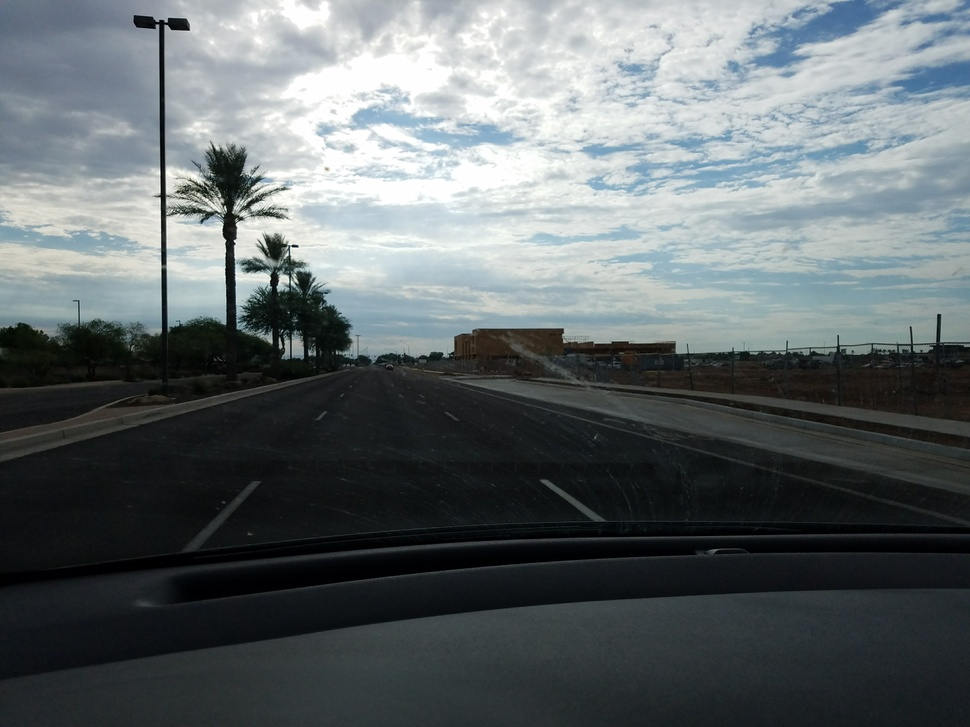
#> input picture test_images/selfShotPhoto1.jpg, 970 x 727 px, shrunk from 4032 x 3024 before the run; its folder holds only this picture in this run
$ jupyter execute --allow-errors P1.ipynb   (shell and % lines are left out)
#> lines starting #> are read from the running program, lines starting #| are printed output that depends on the picture; after the words box and inside, x2 and y2 are one past the last pixel; in counts of white or black regions, pixels touching at a corner belong together
#> further down, image is the input picture: shape (727, 970, 3); mean R, G, B 97.1, 104.4, 106.8
# Self-Driving Car Engineer Nanodegree

## Project: **Finding Lane Lines on the Road**
***
In this project, you will use the tools you learned about in the lesson to identify lane lines on the road.  You can develop your pipeline on a series of individual images, and later apply the result to a video stream (really just a series of images). Check out the video clip "raw-lines-example.mp4" (also contained in this repository) to see what the output should look like after using the helper functions below.

Once you have a result that looks roughly like "raw-lines-example.mp4", you'll need to get creative and try to average and/or extrapolate the line segments you've detected to map out the full extent of the lane lines.  You can see an example of the result you're going for in the video "P1_example.mp4".  Ultimately, you would like to draw just one line for the left side of the lane, and one for the right.

In addition to implementing code, there is a brief writeup to complete. The writeup should be completed in a separate file, which can be either a markdown file or a pdf document. There is a [write up template](https://github.com/udacity/CarND-LaneLines-P1/blob/master/writeup_template.md) that can be used to guide the writing process. Completing both the code in the Ipython notebook and the writeup template will cover all of the [rubric points](https://review.udacity.com/#!/rubrics/322/view) for this project.

---
Let's have a look at our first image called 'test_images/solidWhiteRight.jpg'.  Run the 2 cells below (hit Shift-Enter or the "play" button above) to display the image.

**Note: If, at any point, you encounter frozen display windows or other confounding issues, you can always start again with a clean slate by going to the "Kernel" menu above and selecting "Restart & Clear Output".**

---

**The tools you have are color selection, region of interest selection, grayscaling, Gaussian smoothing, Canny Edge Detection and Hough Tranform line detection.  You  are also free to explore and try other techniques that were not presented in the lesson.  Your goal is piece together a pipeline to detect the line segments in the image, then average/extrapolate them and draw them onto the image for display (as below).  Once you have a working pipeline, try it out on the video stream below.**

---

<figure>

 <figcaption>
 <p></p>
 <p style="text-align: center;"> Your output should look something like this (above) after detecting line segments using the helper functions below </p>
 </figcaption>
</figure>
 <p></p>
<figure>

 <figcaption>
 <p></p>
 <p style="text-align: center;"> Your goal is to connect/average/extrapolate line segments to get output like this</p>
 </figcaption>
</figure>

**Run the cell below to import some packages.  If you get an `import error` for a package you've already installed, try changing your kernel (select the Kernel menu above --> Change Kernel).  Still have problems?  Try relaunching Jupyter Notebook from the terminal prompt.  Also, see [this forum post](https://carnd-forums.udacity.com/cq/viewquestion.action?spaceKey=CAR&id=29496372&questionTitle=finding-lanes---import-cv2-fails-even-though-python-in-the-terminal-window-has-no-problem-with-import-cv2) for more troubleshooting tips.**

## Import Packages

[cell 1]
#importing some useful packages
import matplotlib.pyplot as plt
import matplotlib.image as mpimg
import numpy as np
import cv2

## Read in an Image

#> (a cell that did not finish here is left out)

## Ideas for Lane Detection Pipeline

**Some OpenCV functions (beyond those introduced in the lesson) that might be useful for this project are:**

`cv2.inRange()` for color selection
`cv2.fillPoly()` for regions selection
`cv2.line()` to draw lines on an image given endpoints
`cv2.addWeighted()` to coadd / overlay two images
`cv2.cvtColor()` to grayscale or change color
`cv2.imwrite()` to output images to file
`cv2.bitwise_and()` to apply a mask to an image

**Check out the OpenCV documentation to learn about these and discover even more awesome functionality!**

## Helper Functions

Below are some helper functions to help get you started. They should look familiar from the lesson!

[cell 3]
import math

def grayscale(img):
    """Applies the Grayscale transform
    This will return an image with only one color channel
    but NOTE: to see the returned image as grayscale
    (assuming your grayscaled image is called 'gray')
    you should call plt.imshow(gray, cmap='gray')"""
    return cv2.cvtColor(img, cv2.COLOR_RGB2GRAY)
    #Or use BGR2GRAY if you read an image with cv2.imread()
    #return cv2.cvtColor(img, cv2.COLOR_BGR2GRAY)

def canny(img, low_threshold, high_threshold):
    """Applies the Canny transform"""
    return cv2.Canny(img, low_threshold, high_threshold)

def gaussian_blur(img, kernel_size):
    """Applies a Gaussian Noise kernel"""
    return cv2.GaussianBlur(img, (kernel_size, kernel_size), 0)

def region_of_interest(img, vertices):
    """
    Applies an image mask.

    Only keeps the region of the image defined by the polygon
    formed from `vertices`. The rest of the image is set to black.
    """
    # defining a blank mask to start with
    mask = np.zeros_like(img)

    # defining a 3 channel or 1 channel color to fill the mask with depending on the input image
    if len(img.shape) > 2:
        channel_count = img.shape[2]  # i.e. 3 or 4 depending on your image
        ignore_mask_color = (255,) * channel_count
    else:
        ignore_mask_color = 255

    # filling pixels inside the polygon defined by "vertices" with the fill color
    cv2.fillPoly(mask, vertices, ignore_mask_color)

    # returning the image only where mask pixels are nonzero
    masked_image = cv2.bitwise_and(img, mask)
    return masked_image


def draw_lines(img, lines, color=[255, 0, 0], thickness=2):
    """
    NOTE: this is the function you might want to use as a starting point once you want to
    average/extrapolate the line segments you detect to map out the full
    extent of the lane (going from the result shown in raw-lines-example.mp4
    to that shown in P1_example.mp4).

    Think about things like separating line segments by their
    slope ((y2-y1)/(x2-x1)) to decide which segments are part of the left
    line vs. the right line.  Then, you can average the position of each of
    the lines and extrapolate to the top and bottom of the lane.

    This function draws `lines` with `color` and `thickness`.
    Lines are drawn on the image inplace (mutates the image).
    If you want to make the lines semi-transparent, think about combining
    this function with the weighted_img() function below
    """

    # Find slopes of all lines
    slopes = []
    new_lines = []

    for line in lines:
        x1, y1, x2, y2 = line[0]
        slope = (y2 - y1) / (x2 - x1)
        slopes.append(slope)
        new_lines.append(line)

    lines = new_lines

    # Find right and left lines from lines


    right_lines = []
    left_lines = []

    for i, line in enumerate(lines):
        x1, y1, x2, y2 = line[0]
        img_x_center = img.shape[1] / 2  # x coordinate of center of image

        # Right line has slope > 0 & exists on right side of the image
        if slopes[i] > 0 and x1 > img_x_center and x2 > img_x_center:
            right_lines.append(line)
        # Left line has slope < 0 & exists on left side of the image
        elif slopes[i] < 0 and x1 < img_x_center and x2 < img_x_center:
            left_lines.append(line)

    # Run linear regression to find best fit line for right and left lane lines

    # Right lane lines
    right_lines_x = []
    right_lines_y = []

    for line in right_lines:
        x1, y1, x2, y2 = line[0]

        right_lines_x.append(x1)
        right_lines_x.append(x2)

        right_lines_y.append(y1)
        right_lines_y.append(y2)

    if len(right_lines_x) > 0:
        right_m, right_b = np.polyfit(right_lines_x, right_lines_y, 1)  # y = m*x + b
    else:
        right_m, right_b = 1, 1

    # Left lane lines
    left_lines_x = []
    left_lines_y = []

    for line in left_lines:
        x1, y1, x2, y2 = line[0]

        left_lines_x.append(x1)
        left_lines_x.append(x2)

        left_lines_y.append(y1)
        left_lines_y.append(y2)

    if len(left_lines_x) > 0:
        left_m, left_b = np.polyfit(left_lines_x, left_lines_y, 1)  # y = m*x + b
    else:
        left_m, left_b = 1, 1

    # Find 2 end points for right and left lines, used for drawing the line

    y1 = img.shape[0]
    y2 = 0.6 * img.shape[0]

    right_x1 = (y1 - right_b) / right_m
    right_x2 = (y2 - right_b) / right_m

    left_x1 = (y1 - left_b) / left_m
    left_x2 = (y2 - left_b) / left_m

    # Convert calculated end points from float to int
    y1 = int(y1)
    y2 = int(y2)
    right_x1 = int(right_x1)
    right_x2 = int(right_x2)
    left_x1 = int(left_x1)
    left_x2 = int(left_x2)

    # Draw the right and left lines on image
    cv2.line(img, (right_x1, y1), (right_x2, y2), color, thickness)
    cv2.line(img, (left_x1, y1), (left_x2, y2), color, thickness)


def hough_lines(img, rho, theta, threshold, min_line_len, max_line_gap):
    """
    `img` should be the output of a Canny transform.

    Returns an image with hough lines drawn.
    """
    lines = cv2.HoughLinesP(img, rho, theta, threshold, np.array([]), minLineLength=min_line_len, maxLineGap=max_line_gap)
    line_img = np.zeros((img.shape[0], img.shape[1], 3), dtype=np.uint8)
    draw_lines(line_img, lines, [255, 0, 0], thickness)
    return line_img

# Python 3 has support for cool math symbols.

# [13 lines left out: function weighted_img, not called in this run]

## Test Images

Build your pipeline to work on the images in the directory "test_images"
**You should make sure your pipeline works well on these images before you try the videos.**

[cell 4]
import os
os.listdir("test_images/")

## Build a Lane Finding Pipeline

Build the pipeline and run your solution on all test_images. Make copies into the `test_images_output` directory, and you can use the images in your writeup report.

Try tuning the various parameters, especially the low and high Canny thresholds as well as the Hough lines parameters.

[cell 5]
# Project 1: Build your pipeline that will draw lane lines on the test_images
# then save them to the test_images directory.

# Global variables

# Thickness for Hough lines detected on original image
thickness = 10

# Defining test directories
images_path = '/test_images/'
images_path = '/test_images/'

# Defining kernel size for Gaussian Smoothing
kernel_size = 5

# Canny edge thresholds
low_threshold = 65
high_threshold = 195

# Define the Hough transform parameters

rho = 1 # distance resolution in pixels of the Hough grid
theta = np.pi/180 # angular resolution in radians of the Hough grid
threshold = 20     # minimum number of votes (intersections in Hough grid cell)
min_line_length = 100 #minimum number of pixels making up a line
max_line_gap = 250    # maximum gap in pixels between connectable line segments

[cell 6]
# Building pipeline in the function (after finding out I could use this code for videos :-)
# It return the final output (image where lines are drawn on lanes)

def find_lanes_image(image):

    # Convert image to grayscale
    gray_image = grayscale(image)
#> in grayscale, `return cv2.cvtColor(img, cv2.COLOR_RGB2GRAY)`:
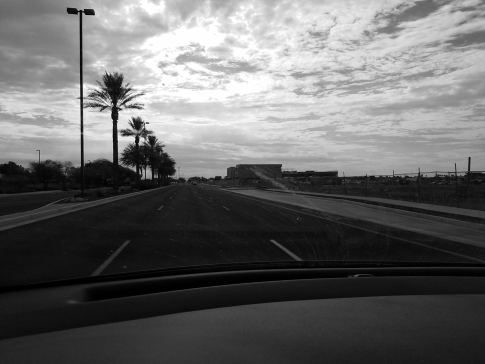
#> returned value: shape (727, 970) (shown at 1/2 size); min 0, max 255, mean 102.5

    # Applying Gaussian Smoothing
    blur_image = gaussian_blur(gray_image, kernel_size)

    # Applying canny edge on blurred gray image
    edge_image = canny(blur_image, low_threshold, high_threshold)
#> in canny, `return cv2.Canny(img, low_threshold, high_threshold)`:
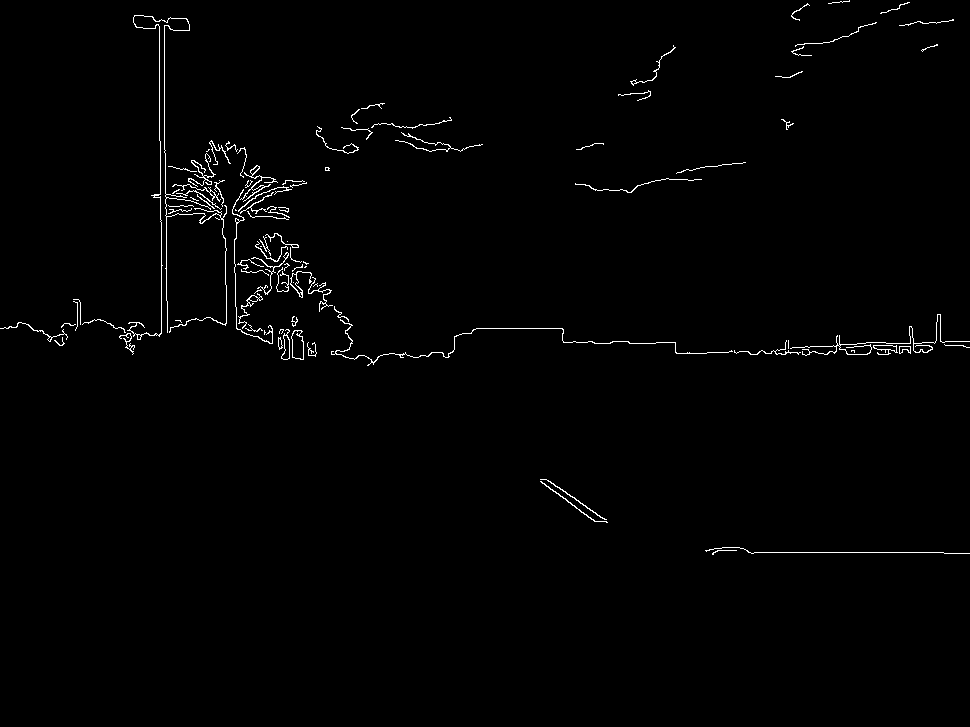
#> returned value: shape (727, 970); 1.1% white in thin lines or dots, all inside (x1, y1, x2, y2) = (0, 0, 970, 555)

    # Defining area of interest to focus only on lanes with fillPoly
    imshape = image.shape # Get the shape of the image to help create vertices

    vertices = np.array([[(0, imshape[0]),
                          (.45 * imshape[1], 0.6 * imshape[0]),
                          (.55 * imshape[1], 0.6 * imshape[0]),
                          (imshape[1], imshape[0])]],
                        dtype=np.int32) # Defining four points to draw polygon with

    masked_image = region_of_interest(edge_image, vertices)

    # Run Hough on edge detected image
    # Receving image with Hough lines
    line_image = hough_lines(masked_image, rho, theta, threshold, min_line_length, max_line_gap)

    # Preparing final image
    final_image = weighted_img(line_image, image)

    return final_image

[cell 7]
# Get directory with test images
image_dir = os.listdir(os.getcwd() + images_path)

# Follow pipeline for all the images
#> (the rest of this cell did not finish here and is left out)

#> in region_of_interest, `cv2.fillPoly(mask, vertices, ignore_mask_color)`:
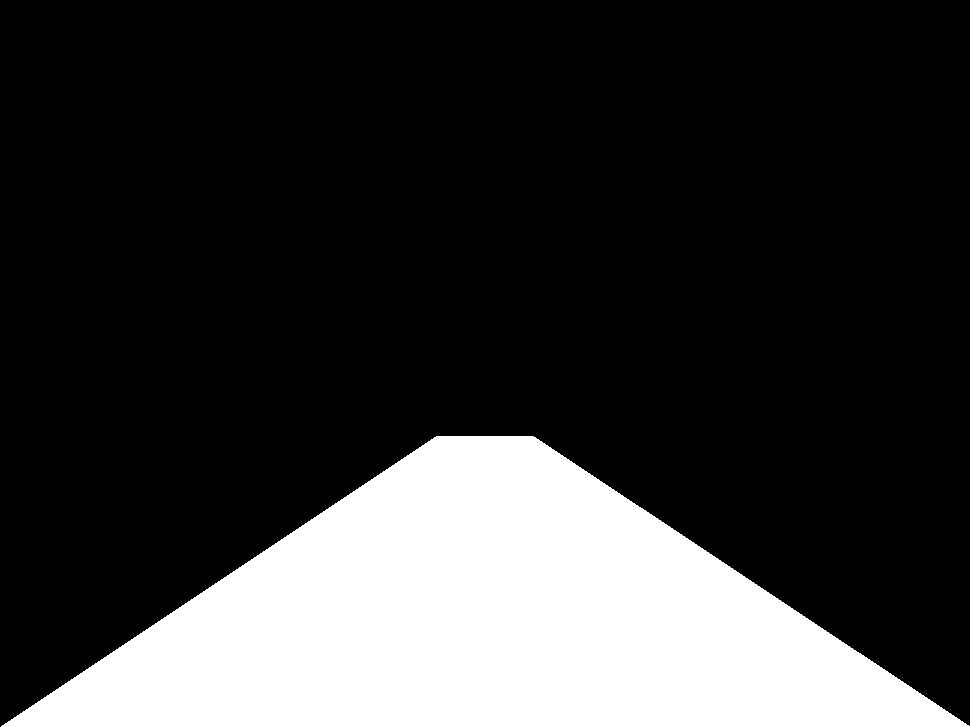
#> mask: shape (727, 970); 22% white; 1 white region, box (x1, y1, x2, y2) and area: (1, 436, 970, 727) 155395
#> in region_of_interest, `masked_image = cv2.bitwise_and(img, mask)`:
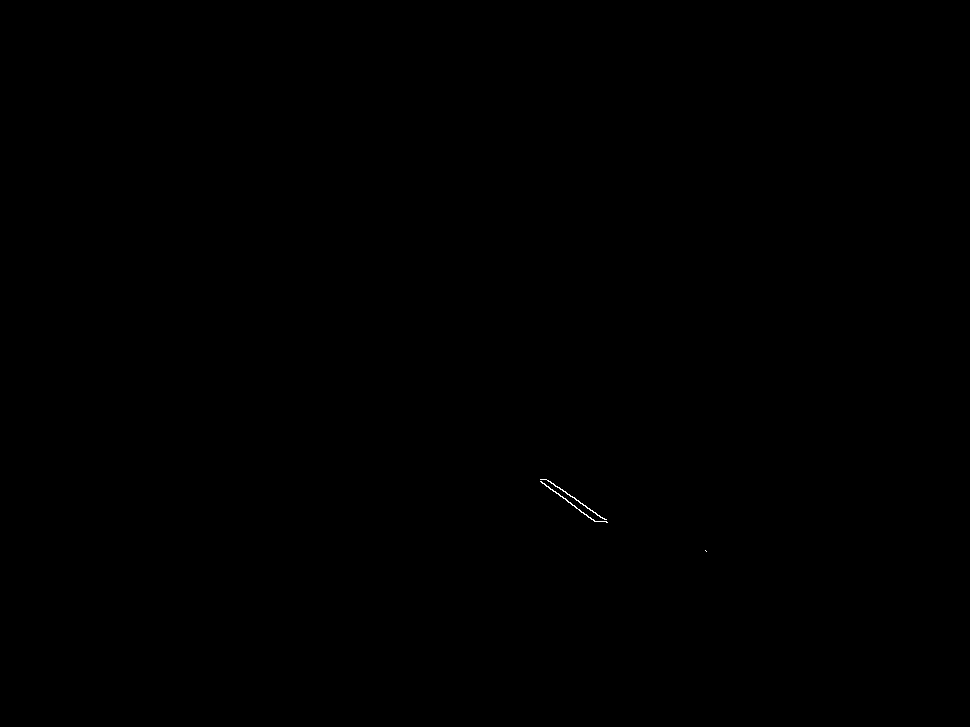
#> masked_image: shape (727, 970); 0.03% white in thin lines or dots, all inside (x1, y1, x2, y2) = (540, 479, 707, 552)
#> in hough_lines, `lines = cv2.HoughLinesP(img, rho, theta, threshold, np.array([]), minL..`: lines = None

    # Writing image back to test images directory
    cv2.imwrite('test_images/results_' + original_image,  cv2.cvtColor(final_image, cv2.COLOR_RGB2BGR))
